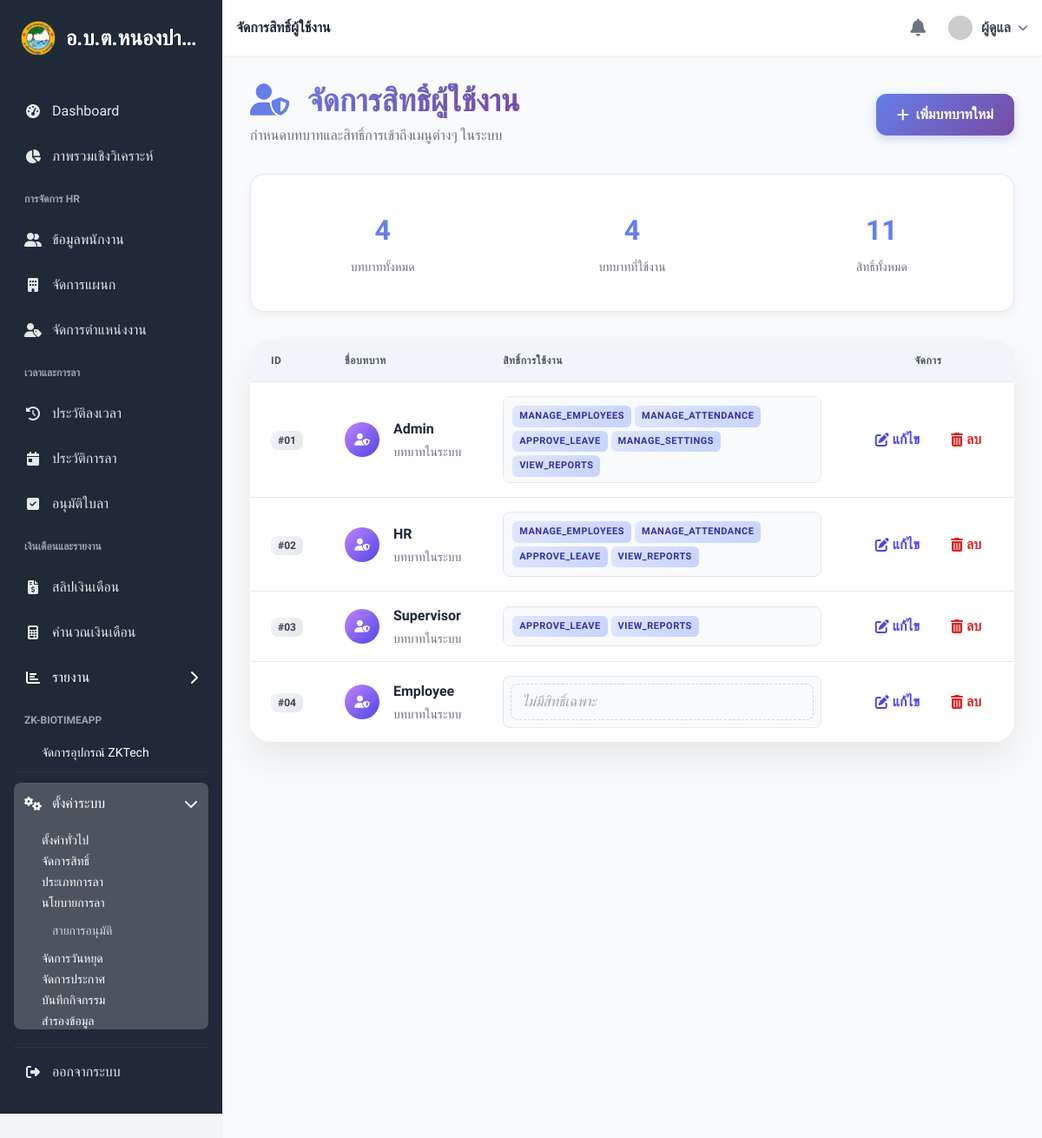
/role (signed in), run on the app's committed database.
### tables this page shows
CREATE TABLE `roles`  (
  `id` int NOT NULL AUTO_INCREMENT,
  `role_name` varchar(50) NOT NULL,
  `permissions` text NULL,
  `created_at` timestamp NOT NULL DEFAULT current_timestamp,
  `updated_at` timestamp NOT NULL DEFAULT current_timestamp ON UPDATE CURRENT_TIMESTAMP,
  PRIMARY KEY (`id`) USING BTREE,
  UNIQUE INDEX `role_name`(`role_name`) USING BTREE
);

### controllers/RoleController.php (called while the page is built, shortened)
<?php
require_once __DIR__ . '/../models/Role.php';
require_once __DIR__ . '/../config/database.php';
class RoleController {
    private $role;
    public function __construct() {
        $database = new Database();
        $this->db = $database->getConnection();
        $this->role = new Role($this->db);
    }
    public function index() {
        $page_title = "จัดการสิทธิ์ผู้ใช้งาน";
        $stmt = $this->role->read();
        $num = $stmt->rowCount();
        require_once 'views/roles/index.php';
    }
}
?>

### config/database.php (called while the page is built, shortened)
<?php
class Database {
    private $host = "localhost";
    private $db_name = "hrm_nongpaklong";
    private $username = "root";
    private $password = "";
    public function getConnection() {
        $this->conn = null;
        try {
            $this->conn = new PDO("mysql:host=" . $this->host . ";dbname=" . $this->db_name, $this->username, $this->password);
            $this->conn->exec("set names utf8");
            $this->conn->setAttribute(PDO::ATTR_ERRMODE, PDO::ERRMODE_EXCEPTION);
        } catch (PDOException $exception) {
            echo "Connection error: " . $exception->getMessage();
            die();
        }
        return $this->conn;
    }
}

### models/Role.php (called while the page is built, shortened)
<?php
class Role {
    private $conn;
    private $table_name = "roles";
    public function __construct($db) {
        $this->conn = $db;
    }
    public function read() {
        $query = "SELECT * FROM " . $this->table_name . " ORDER BY id ASC";
        $stmt = $this->conn->prepare($query);
        $stmt->execute();
        return $stmt;
    }
}
?>

### models/Setting.php (called while the page is built, shortened)
<?php
class Setting {
    private $conn;
    private $table_name = "system_settings";
    public function __construct($db) {
        $this->conn = $db;
    }
    public function getSimpleSettings() {
        $settings = [];
        $query = "SELECT setting_key, setting_value FROM " . $this->table_name;
        try {
            $stmt = $this->conn->prepare($query);
            $stmt->execute();
            while ($row = $stmt->fetch(PDO::FETCH_ASSOC)) {
                $settings[$row['setting_key']] = $row['setting_value'];
            }
        } catch (PDOException $e) {
            error_log("Error getting simple settings: " . $e->getMessage());
        }
        return $settings;
    }
}
?>

### views/roles/index.php (the view, shortened to what this page needs)
<?php
require_once __DIR__ . '/../layouts/header.php';
?>
<?php require_once __DIR__ . '/../layouts/sidebar.php'; ?>
<main class="flex-1 p-4 sm:p-6 lg:p-8 bg-slate-50 min-h-screen">
    <div class="floating-header">
        <div>
            <h1 class="text-3xl md:text-4xl font-bold section-header">
                <i class="fas fa-user-shield mr-3" style="-webkit-text-fill-color: #667eea;"></i>
                <?php echo htmlspecialchars($page_title ?? 'จัดการบทบาทและสิทธิ์'); ?>
            </h1>
            <p class="text-gray-500 mt-2">กำหนดบทบาทและสิทธิ์การเข้าถึงเมนูต่างๆ ในระบบ</p>
        </div>
        <a href="<?php echo BASE_URL; ?>/role/create" class="btn-primary">
            <i class="fas fa-plus mr-2"></i>
            เพิ่มบทบาทใหม่
        </a>
    </div>
    <div class="stats-card">
        <div class="stats-content">
            <div class="stat-item">
                <div class="stat-number"><?php echo $num ?? 0; ?></div>
                <div class="stat-label">บทบาททั้งหมด</div>
            </div>
            <div class="stat-item">
                <div class="stat-number" id="active-roles">
                    <?php
                    $active_count = 0;
                    if (isset($stmt) && $num > 0) {
                        $stmt->execute();
                        while ($row = $stmt->fetch(PDO::FETCH_ASSOC)) {
                            $active_count++;
                        }
                        $stmt->execute();
                    }
                    echo $active_count;
                    ?>
                </div>
                <div class="stat-label">บทบาทที่ใช้งาน</div>
            </div>
            <div class="stat-item">
                <div class="stat-number" id="total-permissions">
                    <?php
                    $total_perms = 0;
                    if (isset($stmt) && $num > 0) {
                        $stmt->execute();
                        while ($row = $stmt->fetch(PDO::FETCH_ASSOC)) {
                            $permissions = json_decode($row['permissions'], true);
                            if (is_array($permissions)) {
                                $total_perms += count($permissions);
                            }
                        }
                        $stmt->execute();
                    }
                    echo $total_perms;
                    ?>
                </div>
                <div class="stat-label">สิทธิ์ทั้งหมด</div>
            </div>
        </div>
    </div>
    <div class="table-container">
        <div class="overflow-x-auto">
            <table class="min-w-full divide-y divide-gray-200">
                <thead class="bg-slate-100">
                    <tr>
                        <th scope="col" class="px-6 py-4 text-left text-xs font-semibold text-gray-600 uppercase tracking-wider">
                            ID
                        </th>
                        <th scope="col" class="px-6 py-4 text-left text-xs font-semibold text-gray-600 uppercase tracking-wider">
                            ชื่อบทบาท
                        </th>
                        <th scope="col" class="px-6 py-4 text-left text-xs font-semibold text-gray-600 uppercase tracking-wider">
                            สิทธิ์การใช้งาน
                        </th>
                        <th scope="col" class="px-6 py-4 text-center text-xs font-semibold text-gray-600 uppercase tracking-wider">
                            จัดการ
                        </th>
                    </tr>
                </thead>
                <tbody class="bg-white divide-y divide-gray-200">
                    <?php if (isset($num) && $num > 0 && isset($stmt) && $stmt !== null): ?>
                        <?php while ($row = $stmt->fetch(PDO::FETCH_ASSOC)): ?>
                            <tr class="role-card hover:bg-slate-50 transition-colors duration-200">
                                <td class="px-6 py-4 whitespace-nowrap">
                                    <span class="role-id-badge">
                                        #<?php echo str_pad($row['id'], 2, '0', STR_PAD_LEFT); ?>
                                    </span>
                                </td>
                                <td class="px-6 py-4 whitespace-nowrap">
                                    <div class="flex items-center">
                                        <div class="flex-shrink-0 h-10 w-10">
                                            <div class="h-10 w-10 rounded-full bg-gradient-to-br from-purple-400 to-indigo-600 flex items-center justify-center">
                                                <i class="fas fa-user-shield text-white text-sm"></i>
                                            </div>
                                        </div>
                                        <div class="ml-4">
                                            <div class="role-name">
                                                <?php echo htmlspecialchars($row['role_name']); ?>
                                            </div>
                                            <div class="text-sm text-gray-500">
                                                บทบาทในระบบ
                                            </div>
                                        </div>
                                    </div>
                                </td>
                                <td class="px-6 py-4">
                                    <div class="permissions-container">
                                        <?php
                                            $permissions = json_decode($row['permissions'], true);
                                            if (is_array($permissions) && !empty($permissions)) {
                                                foreach($permissions as $p) {
                                                    echo '<span class="permission-badge">' . htmlspecialchars($p) . '</span>';
                                                }
                                            } else {
                                                echo '<div class="no-permissions">ไม่มีสิทธิ์เฉพาะ</div>';
                                            }
                                        ?>
                                    </div>
                                </td>
                                <td class="px-6 py-4 text-center">
                                    <div class="flex justify-center items-center space-x-2">
                                        <a href="<?php echo BASE_URL; ?>/role/edit/<?php echo $row['id']; ?>"
                                           class="table-action-link"
                                           title="แก้ไขบทบาท">
                                            <i class="fas fa-edit mr-1"></i>
                                            แก้ไข
                                        </a>
                                        <form action="<?php echo BASE_URL; ?>/role/destroy/<?php echo $row['id']; ?>"
                                              method="POST"
                                              class="inline-block"
                                              onsubmit="return confirm('คุณแน่ใจหรือไม่ที่จะลบบทบาท &quot;<?php echo htmlspecialchars(addslashes($row['role_name'])); ?>&quot;?\n\nการลบจะไม่สามารถกู้คืนได้');">
                                            <button type="submit"
                                                    class="table-action-delete bg-transparent border-none cursor-pointer"
                                                    title="ลบบทบาท">
                                                <i class="fas fa-trash-alt mr-1"></i>
                                                ลบ
                                            </button>
                                        </form>
                                    </div>
                                </td>
                            </tr>
                        <?php endwhile; ?>
                    <?php endif; ?>
                </tbody>
            </table>
        </div>
    </div>
</main>
<?php require_once __DIR__ . '/../layouts/footer.php'; ?>

### views/roles/index.php (style rules this page uses)
.btn-primary { background: linear-gradient(135deg, #667eea 0%, #764ba2 100%); color: white; transition: all 0.3s ease; border-radius: 12px; padding: 12px 24px; font-weight: 600; box-shadow: 0 4px 12px rgba(102, 126, 234, 0.3); border: none; text-decoration: none; display: inline-flex; align-items: center; justify-content: center; }
.section-header { background: linear-gradient(135deg, #667eea 0%, #764ba2 100%); -webkit-background-clip: text; -webkit-text-fill-color: transparent; background-clip: text; font-weight: 700; }
.floating-header { display: flex; justify-content: space-between; align-items: center; margin-bottom: 32px; flex-wrap: wrap; gap: 1rem; }
.table-container { background: white; border-radius: 24px; box-shadow: 0 20px 40px rgba(0, 0, 0, 0.07); overflow: hidden; }
.table-action-link { color: #4f46e5; font-weight: 600; transition: color 0.3s; text-decoration: none; padding: 8px 12px; border-radius: 8px; display: inline-flex; align-items: center; margin: 0 2px; }
.table-action-delete { color: #dc2626; font-weight: 600; transition: color 0.3s; text-decoration: none; padding: 8px 12px; border-radius: 8px; display: inline-flex; align-items: center; margin: 0 2px; }
.permission-badge { background: linear-gradient(135deg, #e0e7ff 0%, #c7d2fe 100%); color: #3730a3; padding: 4px 8px; border-radius: 6px; font-size: 11px; font-weight: 600; margin: 2px; display: inline-block; text-transform: uppercase; letter-spacing: 0.5px; }
.no-permissions { color: #9ca3af; font-style: italic; padding: 8px 12px; background: #f9fafb; border-radius: 8px; border: 1px dashed #d1d5db; }
.role-card { transition: all 0.3s ease; }
.role-id-badge { background: linear-gradient(135deg, #f3f4f6 0%, #e5e7eb 100%); color: #374151; padding: 4px 8px; border-radius: 8px; font-size: 12px; font-weight: 700; min-width: 40px; text-align: center; }
.role-name { font-weight: 700; color: #1f2937; font-size: 1rem; margin-bottom: 4px; }
.permissions-container { max-height: 100px; overflow-y: auto; padding: 8px; background: #f8fafc; border-radius: 8px; border: 1px solid #e2e8f0; }
.stats-card { background: white; border-radius: 16px; padding: 1.5rem; box-shadow: 0 4px 12px rgba(0, 0, 0, 0.05); border: 1px solid #e2e8f0; margin-bottom: 2rem; }
.stats-content { display: grid; grid-template-columns: repeat(auto-fit, minmax(150px, 1fr)); gap: 2rem; text-align: center; }
.stat-item { padding: 1rem; }
.stat-number { font-size: 2rem; font-weight: 700; color: #667eea; margin-bottom: 0.5rem; }
.stat-label { color: #6b7280; font-size: 0.875rem; font-weight: 500; }

### data on the page
roles: id "01", role_name "Admin", permissions "MANAGE_EMPLOYEES", permissions "MANAGE_ATTENDANCE", permissions "APPROVE_LEAVE", permissions "MANAGE_SETTINGS", permissions "VIEW_REPORTS"
roles: id "02", role_name "HR", permissions "MANAGE_EMPLOYEES", permissions "MANAGE_ATTENDANCE", permissions "APPROVE_LEAVE", permissions "VIEW_REPORTS"
roles: id "03", role_name "Supervisor", permissions "APPROVE_LEAVE", permissions "VIEW_REPORTS"
roles: id "04", role_name "Employee", permissions "ไม่มีสิทธิ์เฉพาะ"

### other printed values
$org_name "อ.บ.ต.หนองปา…"
$page_title "จัดการสิทธิ์ผู้ใช้งาน"
$_SESSION['user_name'] "ผู้ดูแล"
$num "4"
$active_count "4"
$total_perms "11"
